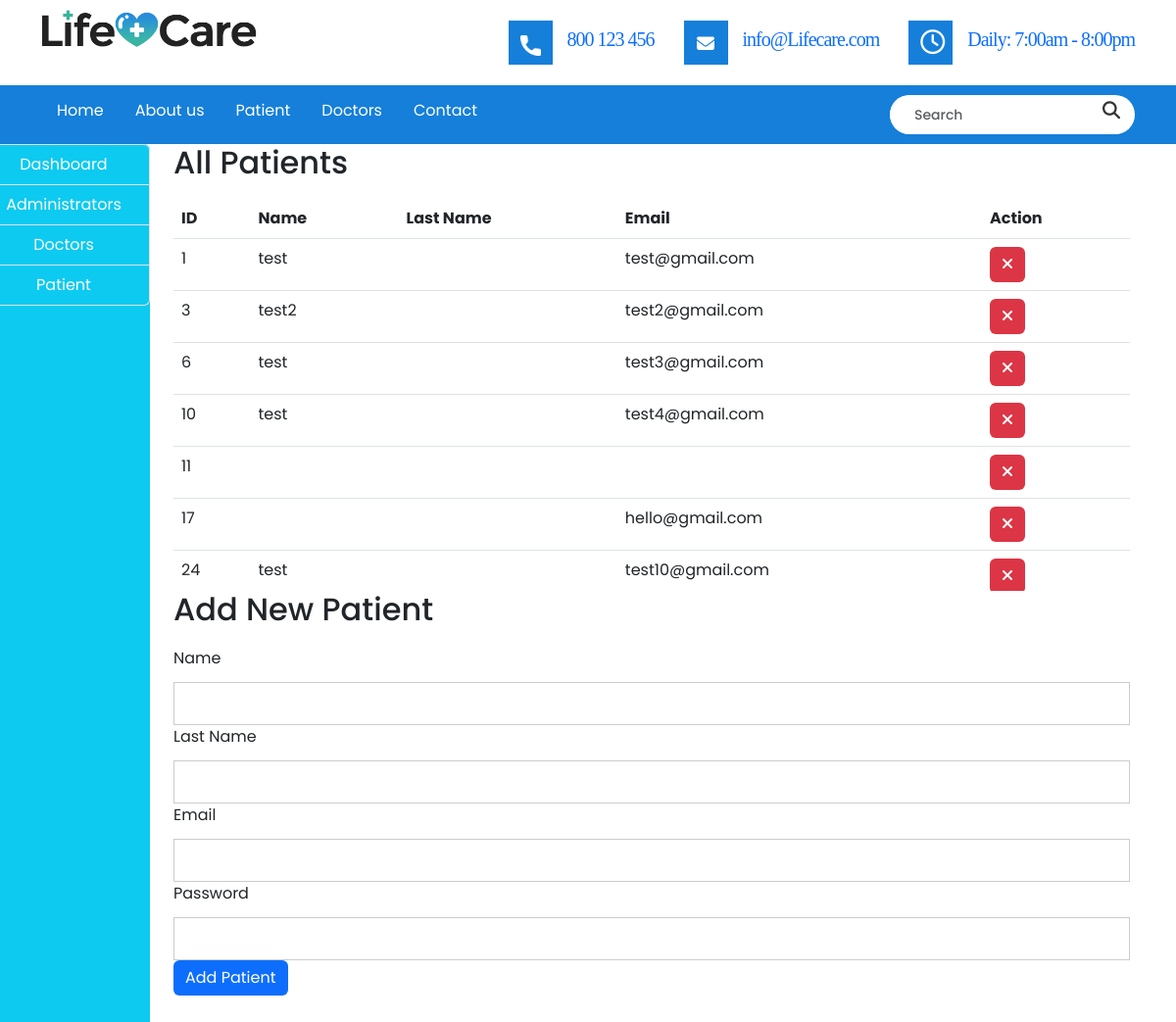
Page /patients.php on the earlier database version.
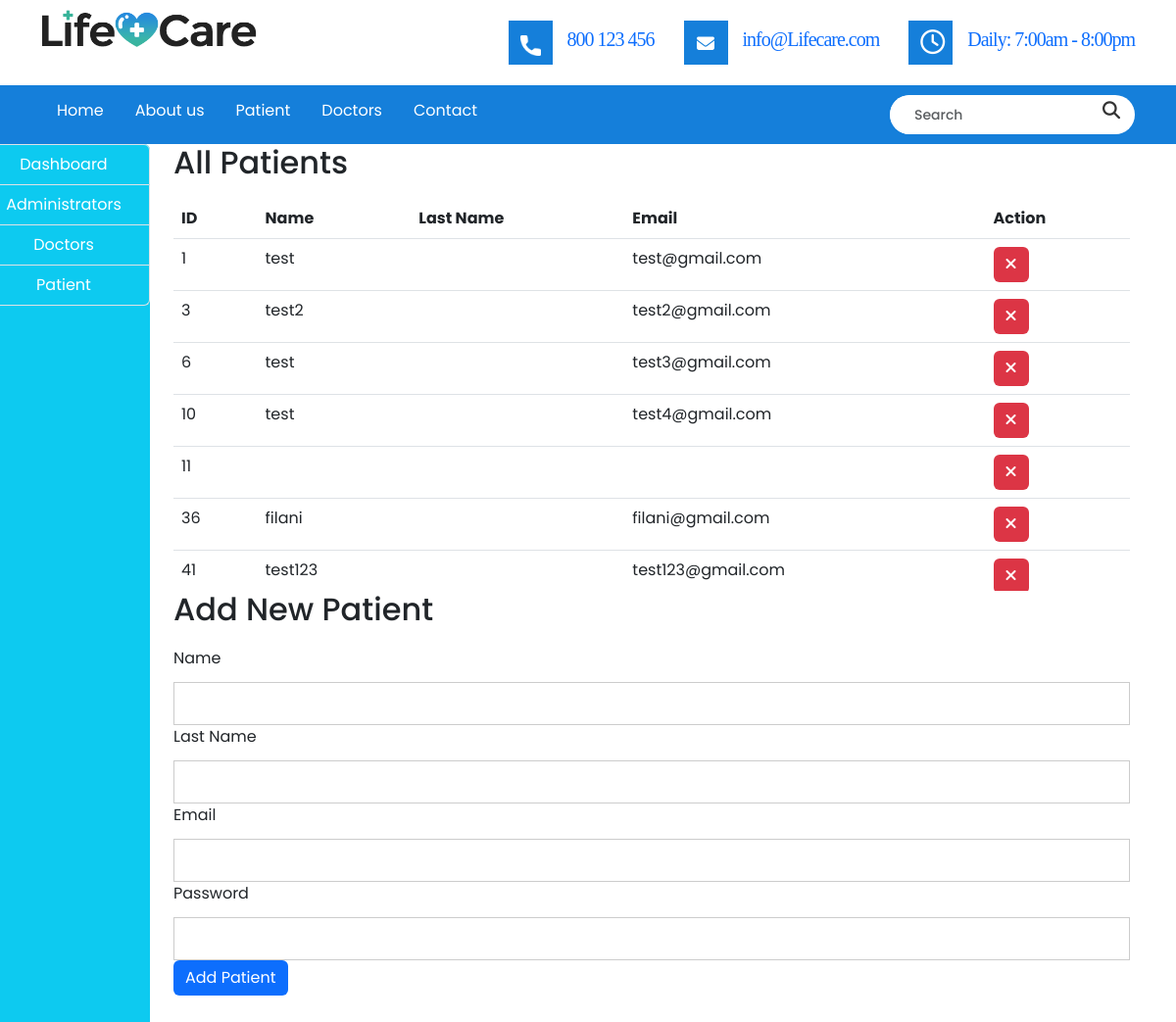
Same page on the later database version.
### tables this page shows
CREATE TABLE `users` (
  `id` bigint(20) NOT NULL,
  `Name` varchar(128) DEFAULT NULL,
  `Last_name` varchar(200) DEFAULT NULL,
  `Email` varchar(220) DEFAULT NULL,
  `Password_hash` varchar(225) DEFAULT NULL,
  `role` enum('user','admin') NOT NULL DEFAULT 'user'
);

### patients.php (the view, shortened to what the changed rows need)
<!DOCTYPE html>
<html lang="en">
    <head>
   <link rel="stylesheet" href="style.css">
   <link rel="stylesheet" href="css/colors.css">
   <link rel="stylesheet" href="css/versions.css">
   <link rel="stylesheet" href="css/responsive.css">
   <link rel="stylesheet" href="css/custom.css">
       <link href="https://cdn.jsdelivr.net/npm/bootstrap@5.3.0-alpha3/dist/css/bootstrap.min.css" rel="stylesheet">
   <link rel="stylesheet" href="https://cdnjs.cloudflare.com/ajax/libs/font-awesome/5.15.3/css/all.min.css">
</head>
<body class="clinic_version">
   <header>
<div class="container-fluid whatdoInamethis">
<div class="col-md-12">
<div class="row">
<?php
               include('connection.php');
               ?>
<div class="col-md-10">
<h2>All Patients</h2>
<div class="table-scroll" style="max-height: 400px; overflow: auto;">
<table class="table ">
<thead>
<tr>
<th>ID</th>
<th>Name</th>
<th>Last Name</th>
<th>Email</th>
<th>Action</th>
</tr>
</thead>
<tbody>
<?php
                        $query = mysqli_query($conn, "SELECT * FROM users WHERE role='user'");
                        while ($row = mysqli_fetch_assoc($query)) {
                           $patientId = $row['id'];
                           $patientName = $row['Name'];
                           $patientLastName = $row['Last_name'];
                           $patientEmail = $row['Email'];
                        ?>
<tr>
<td><?php echo $patientId; ?></td>
<td><?php echo $patientName; ?></td>
                                 <td><?php echo $patientLastName; ?></td>
                                 <td><?php echo $patientEmail; ?></td>
                                 <td><button class="btn btn-danger" onclick="removePatient(<?php echo $patientId; ?>)"><i class="fas fa-times"></i></button></td>
                              </tr>
                           <?php
                           }
                           ?>
                        </tbody>
                     </table>
                  </div>
                  <h2>Add New Patient</h2>
               </div>
            </div>
         </div>
      </div>
                    </body>
</html>

Differences in the rows shown:
removed users: id "17", Email "hello@gmail.com"
removed users: id "24", Name "test", Email "test10@gmail.com"
now on this page (row unchanged): users: id "36", Name "filani", Email "filani@gmail.com"
now on this page (row unchanged): users: id "41", Name "test123", Email "test123@gmail.com"
